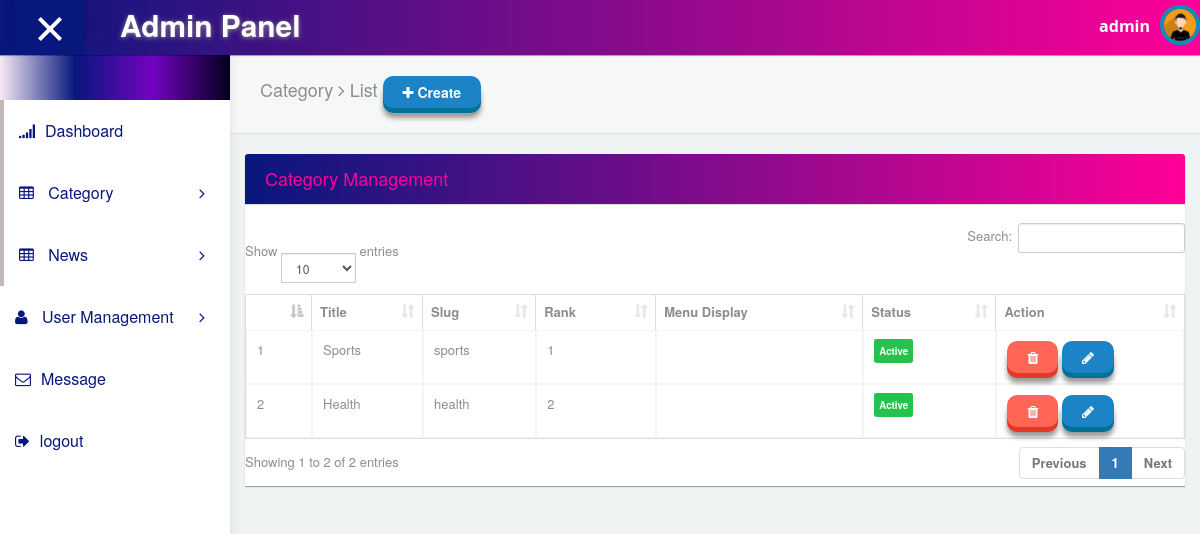
Before: /backend/crud/category/list (signed in) with the older database file.
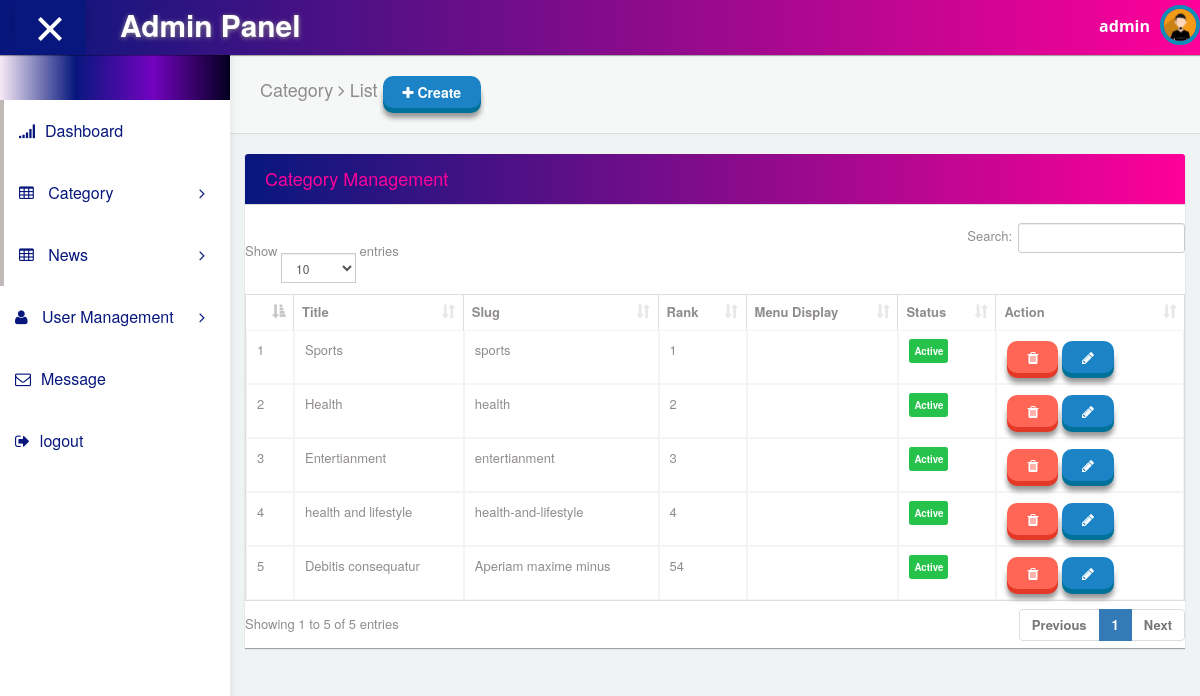
After: the same page with the newer database file.
### newsportal/models.py (models this page shows, shortened)
class Category(Cat):
    objects = CategoryManager()
    class Meta:
        db_table = 'category'

### newsportal/views.py (the view)
# urls.py: path('category/list',views.list_category, name='list_category'),
@login_required(login_url='signin')
def list_category(request):
    category = Category.objects.all()
    context = {
        'categories': category
    }
    return render(request, 'backend/category/list.html',context )

### templates/backend/category/list.html (shortened to what this page needs)
{% extends "backend/master/master.html" %}
{% block content %}
<div id="content">
        <div class="panel box-shadow-none content-header">
          <div class="panel-body">
            <div class="col-md-12">
                <h4 class="animated fadeInLeft">
                    Category <span class="fa-angle-right fa"></span> List
                    <a href="{% url 'create_category' %}" class="btn btn-3d btn-primary"><span class="fa fa-plus"></span> Create</a>
                </h4>
            </div>
          </div>
        </div>
        <div class="form-element">
          <div class="col-md-12 padding-0">
            <div class="col-md-12">
              <div class="panel form-element-padding">
                <div class="panel-heading">
                 <h4>Category Management</h4>
                </div>
                <br/>
                    <table class="table table-bordered" id="list_table">
                        <thead>
                          <tr>
                            <th></th>
                            <th>Title</th>
                            <th>Slug</th>
                            <th>Rank</th>
                            <th>Menu Display</th>
                            <th>Status</th>
                            <th>Action</th>
                          </tr>
                        </thead>
                     <tbody>
                          {%for category in categories %}
                          <tr>
                            <td>{{ forloop.counter }}</td>
                            <td>{{category.title}}</td>
                            <td>{{category.slug}}</td>
                            <td>{{category.rank}}</td>
                            <td>{{category.menu_display}}</td>
                            <td>
                              {%if category.status == 1 %}
                              <span class="label label-success">Active</span>
                              {% else %}
                              <span class="label label-warning">De Active</span>
                              {% endif %}
                            </td>
                            <td width="20%">
                              <a href="" class="btn btn-3d btn-danger" data-toggle="modal" data-target="#myModal_{{category.id}}"><i class="fa fa-trash"></i></a>
                              <a href="{% url 'edit_category'  category.id %}" class="btn btn-3d btn-primary"><i class="fa fa-pencil"></i></a>
                            </td>
                          </tr>
                          {% endfor %}
                        </tbody>
                       </table>
              </div>
            </div>
          </div>
      </div>
    </div>
{% endblock %}

### templates/backend/master/master.html (shortened to what this page needs)
<!DOCTYPE html>
{% load static %}
<html lang="en">
<head>
  <link rel="stylesheet" type="text/css" href="{% static 'asset/css/bootstrap.min.css' %}">
  <link rel="stylesheet" type="text/css" href="{% static 'asset/css/plugins/font-awesome.min.css' %}"/>
  <link rel="stylesheet" type="text/css" href="{% static 'asset/css/plugins/datatables.bootstrap.min.css' %}"/>
  <link rel="stylesheet" type="text/css" href="{% static 'asset/css/plugins/animate.min.css' %}"/>
  <link rel="stylesheet" type="text/css" href="{% static 'asset/css/plugins/nouislider.min.css' %}"/>
  <link rel="stylesheet" type="text/css" href="{% static 'asset/css/plugins/select2.min.css' %}"/>
  <link rel="stylesheet" type="text/css" href="{% static 'asset/css/plugins/ionrangeslider/ion.rangeSlider.css' %}"/>
  <link rel="stylesheet" type="text/css" href="{% static 'asset/css/plugins/ionrangeslider/ion.rangeSlider.skinFlat.css' %}"/>
  <link rel="stylesheet" type="text/css" href="{% static 'asset/css/plugins/bootstrap-material-datetimepicker.css' %}"/>
  <link href="{% static 'asset/css/style.css' %}" rel="stylesheet">
</head>
<body id="mimin" class="dashboard">
        <nav class="navbar navbar-default header navbar-fixed-top">
          <div class="col-md-12 nav-wrapper">
            <div class="navbar-header" style="width:100%;">
              <div class="opener-left-menu is-open">
                <span class="bottom"></span>
              </div>
                <a href="{% url 'dashboard' %}" class="navbar-brand">
                 <b>Admin Panel</b>
                </a>
              <ul class="nav navbar-nav search-nav">
                <li>
                   <div class="search">
                  </div>
                </li>
              </ul>
              <ul class="nav navbar-nav navbar-right user-nav">
                <li class="user-name"><span>{{request.user.username}} </span></li>
                <li class="dropdown avatar-dropdown">
                    <img src="/static/asset/img/avatar.jpg" class="img-circle avatar" alt="user name" data-toggle="dropdown" aria-haspopup="true" aria-expanded="true"/>
                 </li>
              </ul>
            </div>
          </div>
        </nav>
      <div class="container-fluid mimin-wrapper">
            <div id="left-menu">
              <div class="sub-left-menu scroll">
                <ul class="nav nav-list">
                    <li><div class="left-bg"></div></li>
                    <li class="active ripple">
                      <a href=""><span class="fa-signal fa"></span>Dashboard</a>
                    </li>
                    <li class="active ripple">
                        <a class="tree-toggle nav-header">
                          <span class="fa fa-table "></span> Category
                          <span class="fa-angle-right fa right-arrow text-right"></span>
                        </a>
                      </li>
                    <li class="active ripple">
                        <a class="tree-toggle nav-header">
                          <span class="fa fa-table "></span> News
                          <span class="fa-angle-right fa right-arrow text-right"></span>
                        </a>
                      </li>
                        <li class="ripple">
                          <a class="tree-toggle nav-header">
                            <span class="fa fa-user"></span> User Management
                            <span class="fa-angle-right fa right-arrow text-right"></span>
                          </a>
                        </li>
                    <li class="ripple">
                        <a href="{% url 'list_contactus'%}"><span class="fa fa-envelope-o"></span>Message</a>
                      </li>
                      <li class="ripple">
                          <a href=""><span class="fa-sign-out fa"></span>logout</a>
                        </li>
                  </ul>
                </div>
            </div>
          {% block content %}
               {% endblock %}
      </div>
</body>
</html>

Changed rows visible on the page:
added Category: title "Entertianment", slug "entertianment", rank "3", status "Active"
added Category: title "health and lifestyle", slug "health-and-lifestyle", rank "4", status "Active"
added Category: title "Debitis consequatur", slug "Aperiam maxime minus", rank "54", status "Active"
Other visible differences:
text written by a page script: "Show entries Search: Showing 1 to 2 of 2 entries Previous 1 Next" → "Show entries Search: Showing 1 to 5 of 5 entries Previous 1 Next"
